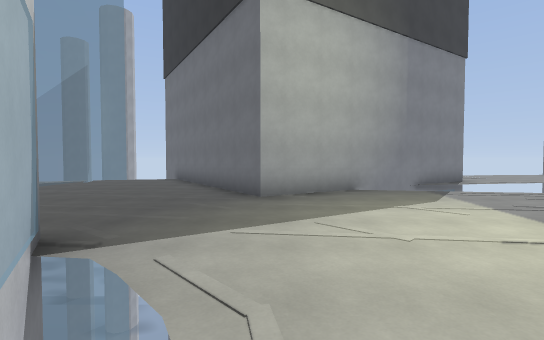
View 1 (above)

22 first-person views from a walk through a Godot game level. The camera is 1.5 m above the floor, tilts 2° down and sees 85° across. The floor is counted in squares, 2 m on a side. Each view is taken from the middle of a square. On the plan, view 1 faces up. The plan holds only what a view shows up to about 10 squares ahead; the rest is blank. The place goes on beyond the plan. Characters and animated objects are left out.

View 2
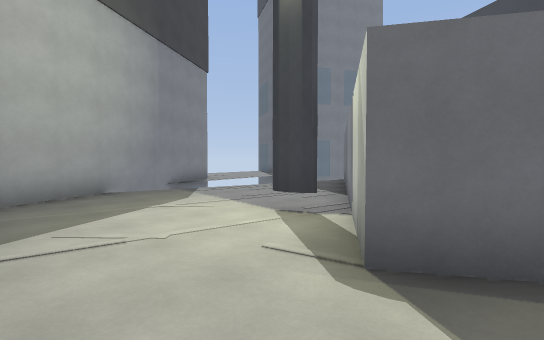

View 3
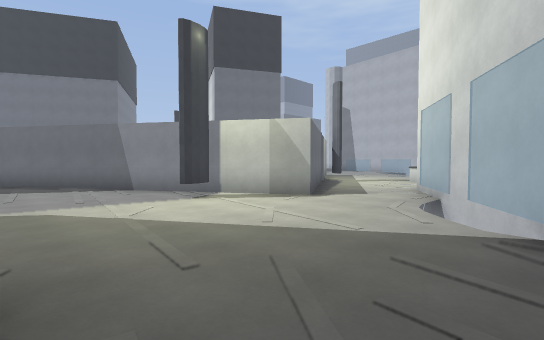

View 4
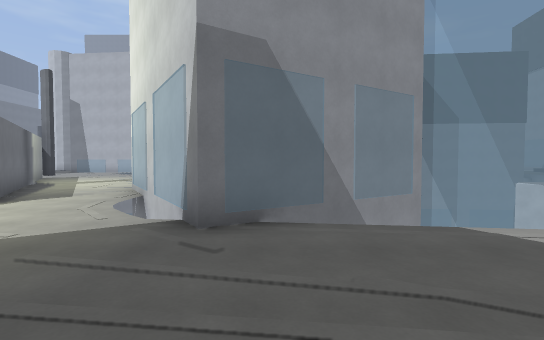

View 5
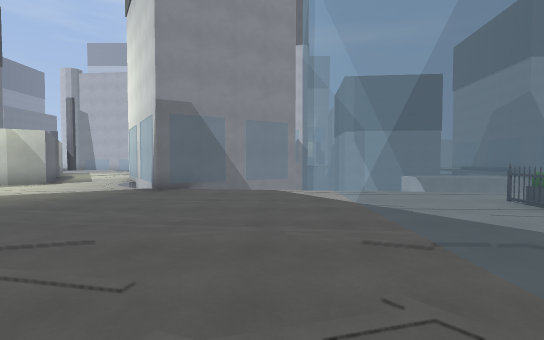

View 6
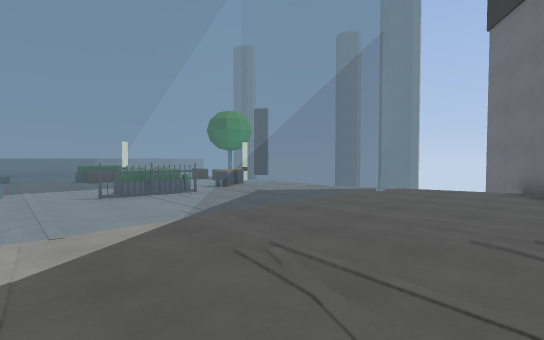

View 7
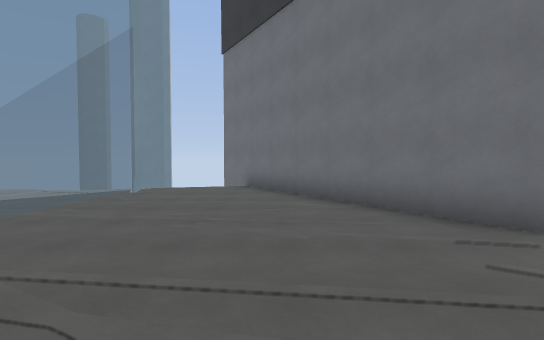

View 8
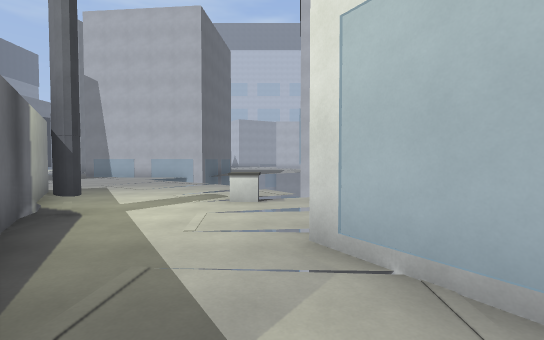

View 9
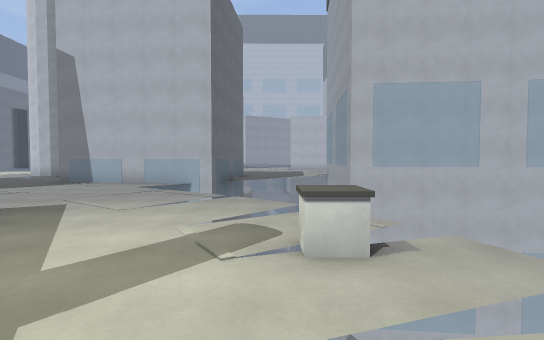

View 10
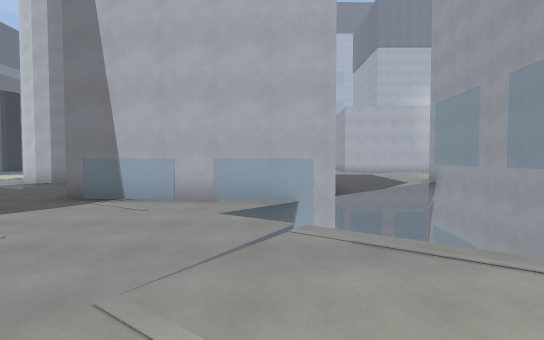

View 11
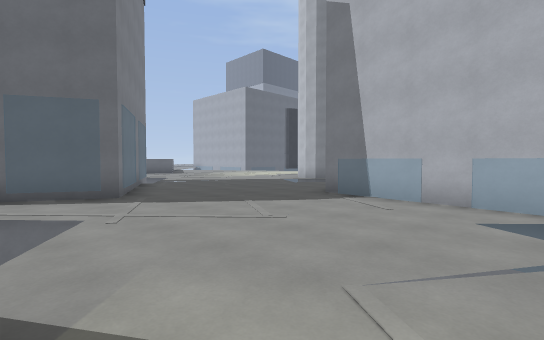

View 12
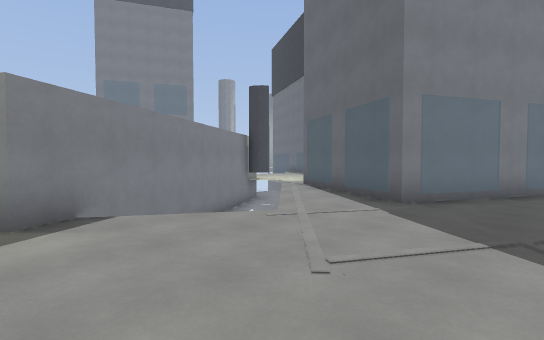

View 13
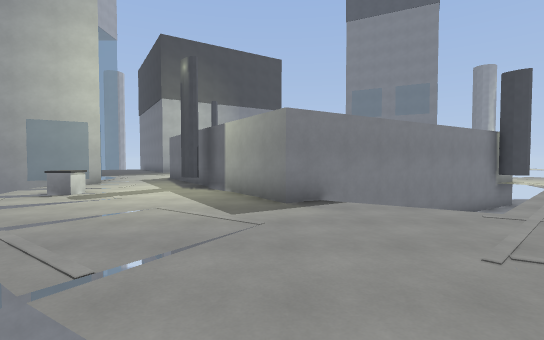

View 14
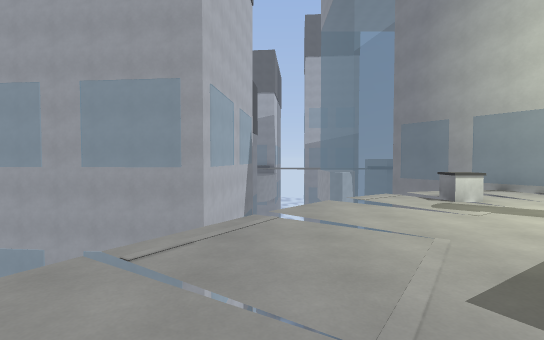

View 15
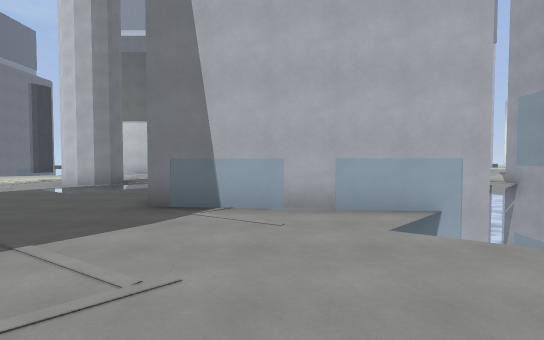

View 16
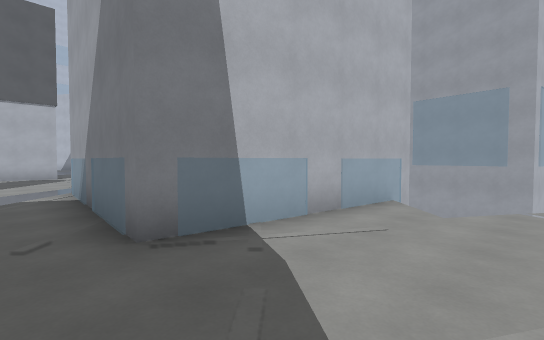

View 17
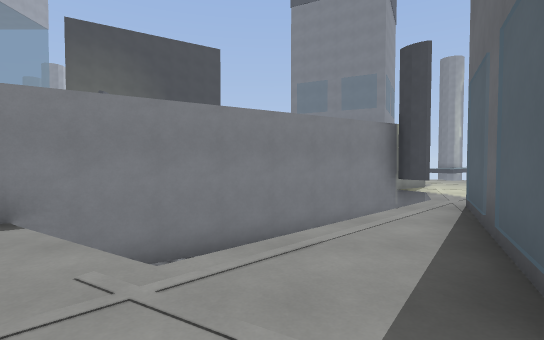

View 18
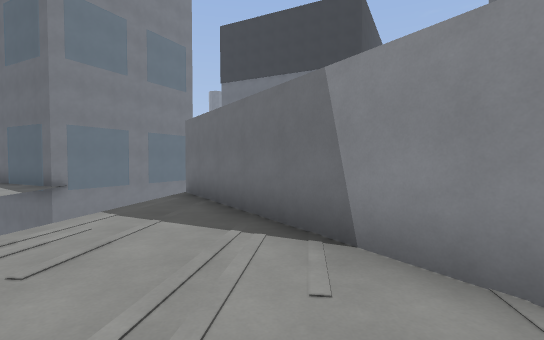

View 19
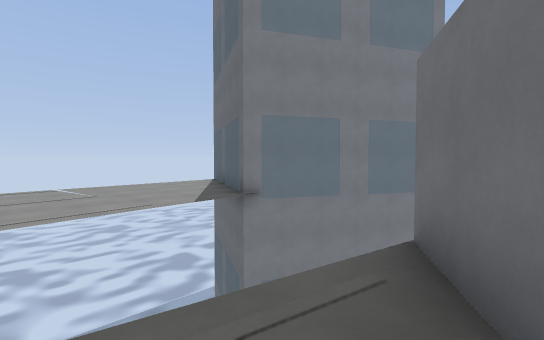

View 20
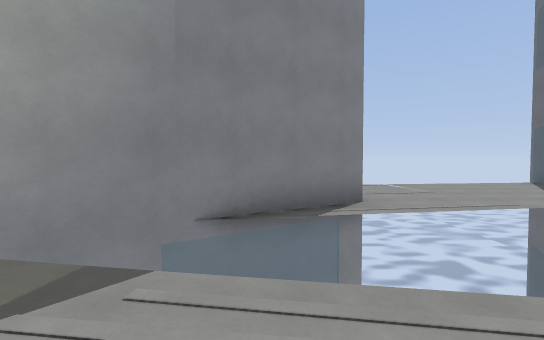

View 21
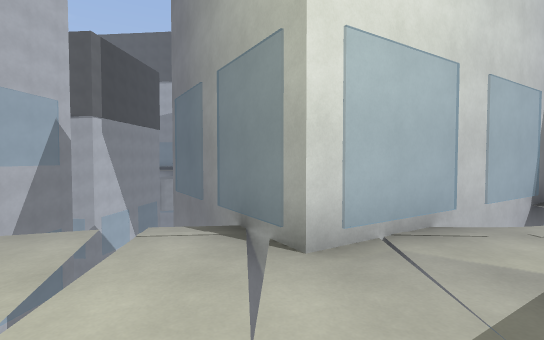

View 22
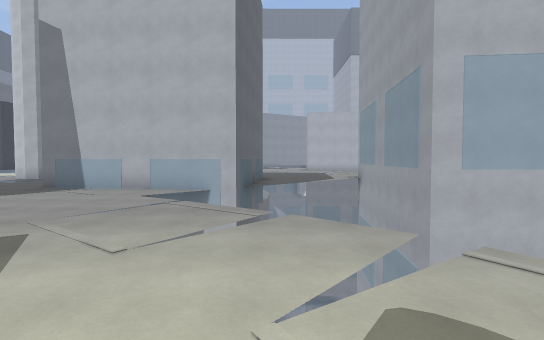

### Floor plan
Key: @ floor where view 1 was taken; # wall or solid block; . main floor; - floor 16.75 m lower than the main floor; = window, fence, low wall or low ledge; v drop or lower ground; L lamp; B banner; F fence; A barricade; P pot; E bench; O other object.
Columns run from 15 left of view 1 to 13 right of it. Each row starts with its distance up from view 1.
 14                        vvv  #
 13           vv          ......#
 12            #          .....##
 11          vv.#         .....#
 10      ..v. ..#        #....vv
  9      A..=....#     #vvvv   vv
  8      A..=.....#  ##v
  7      ...=.....# #..vvvv
  6 PE..  O.=......#........vv
  5 .P... F.=..............##
  4 =.......=.............#
  3    vvvvvv....#....L.##
  2            v#vv....#
  1          vvv  #..##
  0               #@..#
 -1                # .#         v
 -2               v##..#       vL
 -3     v        vvvv..Lv    vvvv
 -4     v       vv vBB..#   vv v#
 -5                vBB...##vv v##
 -6                 vv.....v v.#
 -7                  .......v..#
 -8                  vv........##
 -9         vvvvvvv   vv-.......#
-10               vv    v........
-11                v   vv........
-12                v   v=####....
-13                v  .#    #....
-14                v ..#    #.vv.
-15               vv...    #.. v.
-16               #...     #.vv##

Positions as (right, up) in squares from view 1, and headings:
1: (0, 0), facing up
2: (0, 0), facing up-right
3: (-2, 6), facing down-right
4: (-3, 6), facing down
5: (-5, 10), facing down
6: (-3, 3), facing up-left
7: (-3, 3), facing up
8: (1, 1), facing down
9: (2, -2), facing down
10: (5, -6), facing down
11: (5, -6), facing down-right
12: (6, -10), facing up-right
13: (6, -11), facing up
14: (7, -8), facing left
15: (7, -7), facing down
16: (10, -9), facing down-left
17: (10, -9), facing up
18: (3, 4), facing right
19: (7, 5), facing up-right
20: (5, 5), facing up
21: (3, -2), facing left
22: (3, -4), facing down
